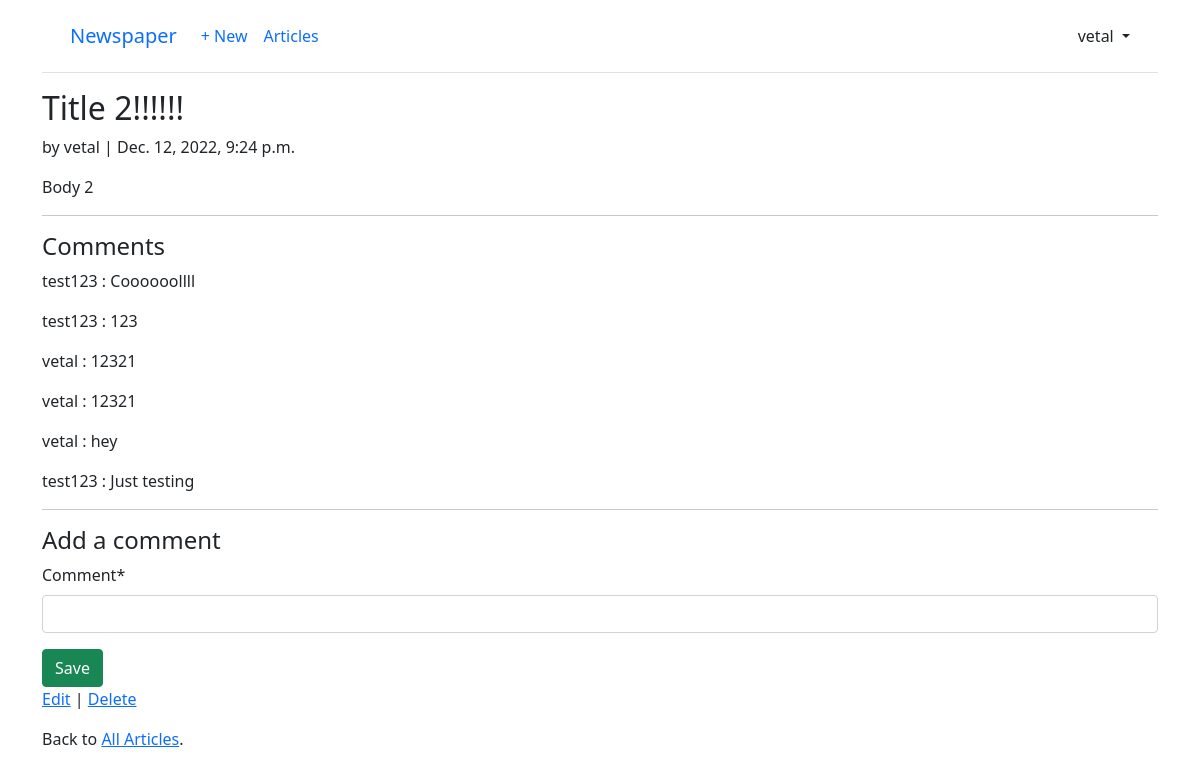
The page /articles/2/ (signed in) on the database its author committed.
### accounts/models.py (models this page shows)
class CustomUser(AbstractUser):
    age = models.PositiveIntegerField(null=True, blank=True)

### articles/models.py (models this page shows, shortened)
class Article(models.Model):
    title = models.CharField(max_length=255)
    body = models.TextField()
    date = models.DateTimeField(auto_now_add=True)
    author = models.ForeignKey(settings.AUTH_USER_MODEL, on_delete=models.CASCADE)

class Comment(models.Model):
    article = models.ForeignKey(Article, on_delete=models.CASCADE)
    comment = models.CharField(max_length=140)
    author = models.ForeignKey(settings.AUTH_USER_MODEL, on_delete=models.CASCADE)
    def __str__(self):
        return self.comment

### articles/views.py (the view, shortened to what this page needs)
# urls.py: path('<int:pk>/', ArticleDetailView.as_view(), name='article_detail'),
class ArticleDetailView(LoginRequiredMixin, View):
    def get(self, request, *args, **kwargs):
        view = CommentGet.as_view()
        return view(request, *args, **kwargs)

### articles/forms.py
class CommentForm(forms.ModelForm):
    class Meta:
        model = Comment
        fields = ("comment",)

### articles/views.py (called while the page is built)
    def get_context_data(self, **kwargs):
        context = super().get_context_data(**kwargs)
        context['form'] = CommentForm()
        return context

### accounts/templates/article_detail.html
{% extends 'base.html' %}
{% load crispy_forms_tags %}
{% block content %}
  <div class="article-entry">
    <h2>{{ object.title }}</h2>
    <p>by {{ object.author }} | {{ object.date }}</p>
    <p>{{ object.body }}</p>
    </div>
<hr>
  <h4>Comments</h4>
  {% for comment in article.comment_set.all %}
  <p>{{ comment.author }} &#58; {{ comment }}</p>
  {% endfor %}
  <hr>
<h4>Add a comment</h4>
<form action='' method="post"> {% csrf_token %}
  {{form|crispy}}
  <button class="btn btn-success ml-2" type="submit">Save</button>
</form>
  <p><a href="{% url 'article_edit' article.pk %}">Edit</a> |
  <a href="{% url 'article_delete' article.pk %}">Delete</a></p>
  <p>Back to <a href="{% url 'article_list' %}">All Articles</a>.</p>
  {% endblock content %}

### accounts/templates/base.html (shortened to what this page needs)
{% load static %}
<!DOCTYPE html>
<html lang="en">
<head>
<link href="https://cdn.jsdelivr.net/npm/bootstrap@5.1.3/dist/css/bootstrap.min.css" rel="stylesheet"
>
</head>
<body>
    <div class="container">
        <header class="p-3 mb-3 border-bottom">
            <div class="container">
    <div class="d-flex flex-wrap align-items-center justify-content-center justify-content-lg-start">
        <a class="navbar-brand" href="{% url 'home' %}">Newspaper</a>
        <ul class="nav col-12 col-lg-auto me-lg-auto mb-2 justify-content-center mb-md-0">
            {% if user.is_authenticated %}
            <li> <a href="{% url 'article_new' %}" class="nav-link px-2 link-blue">+ New</a> </li>
            <li> <a href="{% url 'article_list' %}" class="nav-link px-2 link-blue">Articles</a> </li>
        </ul>
        <div class="dropdown text-end">
            <a href="#" class="d-block link-dark text-decoration-none dropdown-toggle"
                id="dropdownUser1" data-bs-toggle="dropdown" aria-expanded="false">
            {{ user.username }}
            </a>
                </div>
            {% endif %}
            </div>
            </div>
        </header>
    <main>
        {% block content %}
        {% endblock content %}
    </main>
    </div>
</body>
</html>

### rows shown on the page
CustomUser: username "vetal"
Article: title "Title 2!!!!!!", author "vetal", date "Dec. 12, 2022, 9:24 p.m.", body "Body 2"
Comment: author "test123", comment "Coooooollll"
Comment: author "test123", comment "123"
Comment: author "vetal", comment "12321"
Comment: author "vetal", comment "12321"
Comment: author "vetal", comment "hey"
Comment: author "test123", comment "Just testing"
